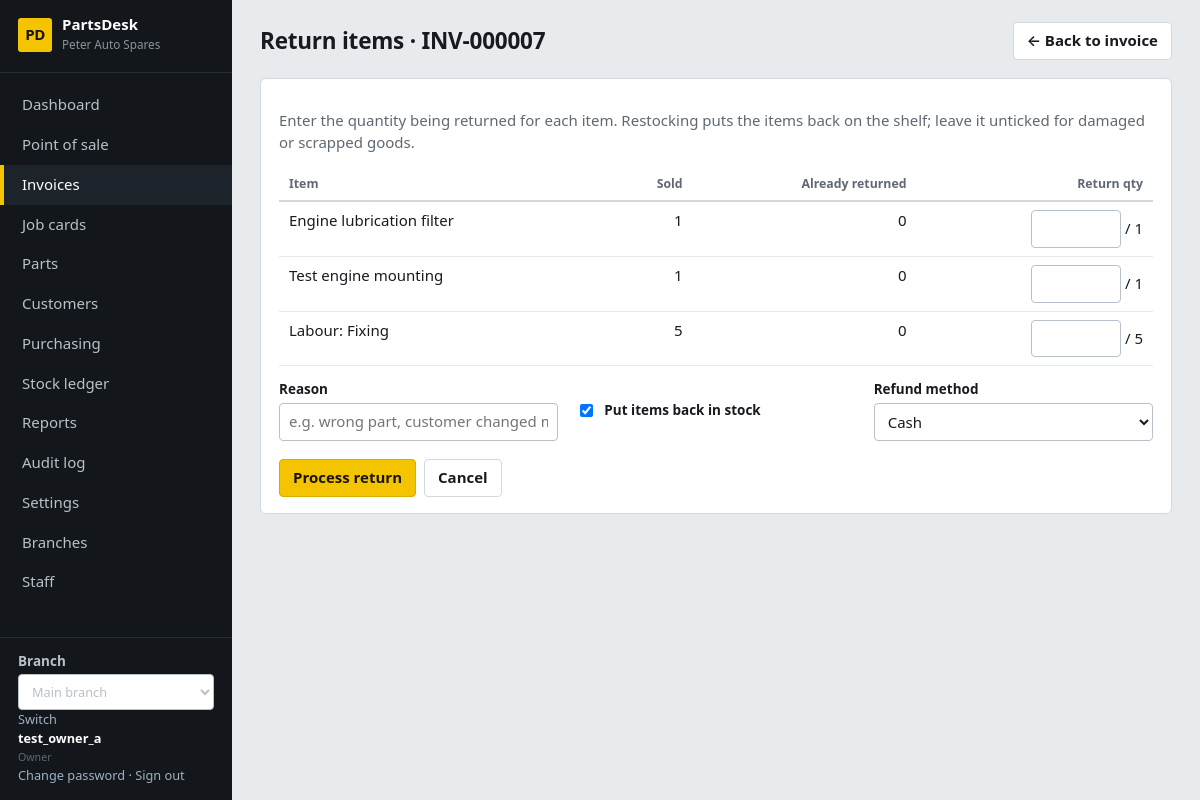
Screenshot of /sales/invoices/10/return/ (signed in) with the database file from the repository.
### core/models.py (models this page shows, shortened)
class ShopSettings(TrackedModel):
    tenant = models.OneToOneField(Tenant, on_delete=models.CASCADE, related_name="settings")
    shop_name = models.CharField(max_length=120, default="My Spare Parts Shop")
    address = models.TextField(blank=True)
    phone = models.CharField(max_length=60, blank=True)
    email = models.EmailField(blank=True)
    tax_id = models.CharField("Tax / TPIN number", max_length=60, blank=True)
    currency_symbol = models.CharField(max_length=8, default="$")
    tax_name = models.CharField(max_length=20, default="VAT")
    tax_rate = models.DecimalField("Tax rate %", max_digits=5, decimal_places=2, default=Decimal("0"))
    prices_include_tax = models.BooleanField(default=True, help_text="Untick if prices are entered before tax.")
    counter_max_discount = models.DecimalField(
        "Max discount % for counter staff", max_digits=5, decimal_places=2, default=Decimal("10"),
        help_text="Managers and the owner can exceed this.")
    default_labour_rate = models.DecimalField("Default labour rate per hour", max_digits=10, decimal_places=2, default=Decimal("0"))
    invoice_footer = models.CharField(max_length=200, blank=True, default="Thank you for your business.")
    class Meta:
        verbose_name_plural = "shop settings"
    @classmethod
    def get(cls, tenant):
        obj, _ = cls.objects.get_or_create(tenant=tenant)
        return obj

class User(AbstractUser):
    class Role(models.TextChoices):
        OWNER = "owner", "Owner"
        MANAGER = "manager", "Manager"
        COUNTER = "counter", "Counter sales"
        MECHANIC = "mechanic", "Mechanic"
        STOREKEEPER = "storekeeper", "Storekeeper"
    role = models.CharField(max_length=20, choices=Role.choices, default=Role.COUNTER)
    tenant = models.ForeignKey(Tenant, null=True, blank=True, on_delete=models.PROTECT, related_name="users")
    branches = models.ManyToManyField(Branch, blank=True, related_name="staff")
    @property
    def display_name(self):
        return self.get_full_name() or self.username

### sales/models.py (models this page shows, shortened)
class SaleLine(TrackedModel):
    sale = models.ForeignKey(Sale, on_delete=models.CASCADE, related_name="lines")
    part = models.ForeignKey(Part, null=True, blank=True, on_delete=models.PROTECT)  # null = labour / misc
    description = models.CharField(max_length=200)
    is_labour = models.BooleanField(default=False)
    quantity = models.DecimalField(max_digits=12, decimal_places=2)
    unit_price = models.DecimalField(max_digits=12, decimal_places=2)
    discount_pct = models.DecimalField(max_digits=5, decimal_places=2, default=Decimal("0"))
    unit_cost = models.DecimalField(max_digits=12, decimal_places=2, default=Decimal("0"))  # snapshot for profit
    returned_qty = models.DecimalField(max_digits=12, decimal_places=2, default=Decimal("0"))
    class Meta:
        ordering = ["id"]
    @property
    def returnable(self):
        return self.quantity - self.returned_qty

### sales/views.py (the view, shortened to what this page needs)
# urls.py: path("invoices/<int:pk>/return/", views.sale_return, name="sale_return"),
@role_required(MGMT)
def sale_return(request, pk):
    sale = get_object_or_404(Sale.objects.select_related("customer"), pk=pk, branch=request.branch)
    lines = list(sale.lines.all())
    return render(request, "sales/sale_return.html", {
        "page_title": f"Return items · {sale.number}", "sale": sale, "lines": lines,
        "methods": [m for m in Sale.Method.choices if m[0] != "credit"]})

### core/audit.py (called while the page is built)
@contextmanager
def audit_context(**values):
    token = _current.set(dict(_current.get(), **values))
    try:
        yield
    finally:
        _current.reset(token)

def metadata(request):
    try:
        address = str(ip_address(request.META.get('REMOTE_ADDR', '')))
    except ValueError:
        address = None
    match = request.resolver_match
    return dict(request_id=request.audit_request_id, ip_address=address,
                route=(match.view_name if match else 'unmatched')[:100], method=request.method[:10])

### core/context.py (called while the page is built)
def shop(request):
    if not request.user.is_authenticated:
        return {}
    if request.branch is None:
        return {"shop": None, "nav": [], "branches": [], "active_branch": None}
    items = []
    for label, name, roles in NAV:
        if roles is None or request.user.role in roles:
            url = reverse(name)
            active = request.path == url if url == "/" else request.path.startswith(url)
            items.append({"label": label, "url": url, "active": active})
    return {"shop": ShopSettings.get(request.tenant), "nav": items,
            "branches": allowed_branches(request.user), "active_branch": request.branch}

### core/models.py (called while the page is built)
    def save(self, *args, **kwargs):
        if not self._state.adding:
            raise ValueError("Audit records cannot be edited.")
        return super().save(*args, **kwargs)

### core/navigation.py (called while the page is built)
def page_back_link(request):
    if request is None or not request.user.is_authenticated:
        return None
    match = request.resolver_match
    name = match.url_name if match else None
    if name == 'dashboard':
        return None
    kwargs = {}
    if name == 'vehicle_create':
        if 'pk' in match.kwargs:
            target, label = 'customer_detail', 'Back to customer'
            kwargs = {'pk': match.kwargs['pk']}
        else:
            target, label = 'vehicle_list', 'Back to vehicles'
    elif name in RECORD_PARENTS:
        target, label = RECORD_PARENTS[name]
        kwargs = {'pk': match.kwargs['pk']}
    else:
        target, label = PARENTS.get(name, ('dashboard', 'Back to dashboard'))
    return {'url': reverse(target, kwargs=kwargs), 'label': label}

### core/templatetags/ui.py (called while the page is built)
@register.filter
def qty(value):
    return qty_str(value) if value is not None else ""

@register.simple_tag(takes_context=True)
def page_back_link(context):
    from core.navigation import page_back_link as destination
    return destination(context.get("request"))

### sales/models.py (called while the page is built)
    def get_absolute_url(self):
        return reverse("sale_detail", args=[self.pk])

### templates/sales/sale_return.html (shortened to what this page needs)
{% extends "base.html" %}{% load ui %}
{% block content %}<form method="post" class="card form">{% csrf_token %}
<p class="muted">Enter the quantity being returned for each item. Restocking puts the items back on the shelf; leave it unticked for damaged or scrapped goods.</p>
<div class="tablewrap"><table><thead><tr><th>Item</th><th class="num">Sold</th><th class="num">Already returned</th><th class="num">Return qty</th></tr></thead><tbody>
{% for l in lines %}<tr><td>{{ l.description }}</td><td class="num">{{ l.quantity|qty }}</td><td class="num">{{ l.returned_qty|qty }}</td>
<td class="num">{% if l.returnable > 0 %}<input type="number" step="any" min="0" max="{{ l.returnable }}" name="qty_{{ l.id }}" style="width:90px"><input type="hidden" name="unit_{{ l.id }}"> / {{ l.returnable|qty }}{% else %}—{% endif %}</td></tr>
{% endfor %}</tbody></table></div>
<div class="fields" style="margin-top:14px">
  <div class="field"><label>Reason</label><input name="reason" placeholder="e.g. wrong part, customer changed mind"></div>
  <div class="field check"><input type="checkbox" name="restock" id="restock" checked><label for="restock">Put items back in stock</label></div>
  <div class="field"><label>Refund method</label><select name="refund_method">{% for v, l in methods %}<option value="{{ v }}">{{ l }}</option>{% endfor %}</select></div>
</div>
<div class="btns"><button class="btn primary">Process return</button><a class="btn" href="{{ sale.get_absolute_url }}">Cancel</a></div></form>{% endblock %}

### templates/base.html (shortened to what this page needs)
{% load static ui %}<!doctype html>
<html lang="en">
<head>
<link rel="stylesheet" href="{% static 'css/app.css' %}">
</head>
<body data-print-log-url="{% url 'log_print_request' %}" {% if auto_print %}data-autoprint="1"{% endif %}>
<div class="app">
  <aside class="side no-print">
    <div class="brand"><span class="brand-mark">PD</span><div><strong>PartsDesk</strong><small>{{ shop.shop_name }}</small></div></div>
    <nav>{% for item in nav %}<a href="{{ item.url }}" class="{% if item.active %}on{% endif %}">{{ item.label }}</a>{% endfor %}</nav>
    <div class="who">
      {% if branches %}<form method="post" action="{% url 'switch_branch' %}">{% csrf_token %}
      <label for="branch-select">Branch</label><select id="branch-select" name="branch_id" onchange="this.form.submit()">
      {% for b in branches %}<option value="{{ b.pk }}" {% if b.pk == active_branch.pk %}selected{% endif %}>{{ b.name }}</option>{% endfor %}
      </select><button type="submit">Switch</button></form>{% endif %}
      <strong>{{ user.display_name }}</strong><small>{{ user.get_role_display }}</small><br>
      <a href="{% url 'password_change' %}">Change password</a> ·
      <form method="post" action="{% url 'logout' %}">{% csrf_token %}<button type="submit">Sign out</button></form>
    </div>
  </aside>
  <main class="main">
    <header class="top"><h1>{% block page_heading %}{{ page_title }}{% endblock %}</h1><div class="actions">{% page_back_link as back %}{% if back %}<a class="btn no-print" href="{{ back.url }}" aria-label="{{ back.label }}">&larr; {{ back.label }}</a>{% endif %}{% block actions %}{% endblock %}</div></header>
    {% block content %}{% endblock %}
  </main>
</div>
</body>
</html>

### static/css/app.css (style rules this page uses)
:root { --bg:#e8ebee; --panel:#fff; --ink:#171b20; --muted:#5f6873; --line:#d3d8de; --line-soft:#e6e9ed; --side:#13171b; --side-ink:#b8c0c9; --hi:#f5c400; --hi-ink:#1a1400; --ok:#1f7a3a; --warn:#a15c00; --bad:#b42323; --info:#1a5fb4; --mono:ui-monospace,SFMono-Regular,Menlo,Consolas,"Liberation Mono",monospace; }
* { box-sizing:border-box }
html { font-size:15px }
body { margin:0;background:var(--bg);color:var(--ink);font-family:"Segoe UI",system-ui,-apple-system,Roboto,"Helvetica Neue",Arial,sans-serif;line-height:1.45 }
a { color:var(--info);text-decoration:none }
h1,h2,h3 { margin:0;line-height:1.2 }
small,.muted { color:var(--muted) }
.num { text-align:right;font-variant-numeric:tabular-nums }
.app { display:grid;grid-template-columns:232px 1fr;min-height:100vh }
.side { background:var(--side);color:var(--side-ink);display:flex;flex-direction:column;padding:16px 0;position:sticky;top:0;height:100vh }
.brand { display:flex;gap:10px;align-items:center;padding:0 18px 18px;border-bottom:1px solid #262c33 }
.brand-mark { background:var(--hi);color:var(--hi-ink);font-weight:800;border-radius:3px;width:34px;height:34px;display:grid;place-items:center;letter-spacing:-.5px }
.brand strong { color:#fff;display:block;line-height:1.1 }
.brand small { color:#8a94a0;font-size:.78rem }
.side nav { display:flex;flex-direction:column;padding:12px 0;flex:1;overflow:auto }
.side nav a { color:var(--side-ink);padding:9px 18px;border-left:4px solid transparent;font-weight:500 }
.side nav a.on { border-left-color:var(--hi);background:#1d232a;color:#fff }
.who { padding:14px 18px 0;border-top:1px solid #262c33;font-size:.85rem }
.who strong { color:#fff;display:block }
.who a,.who button { color:#9fb0c2;background:none;border:0;padding:0;font:inherit;cursor:pointer }
.who form { display:inline }
.main { padding:22px 28px 40px;min-width:0 }
.top { display:flex;justify-content:space-between;align-items:center;gap:16px;margin-bottom:18px;flex-wrap:wrap }
.top h1 { font-size:1.5rem;letter-spacing:-.01em }
.actions { display:flex;gap:8px;flex-wrap:wrap }
.card { background:var(--panel);border:1px solid var(--line);border-radius:6px;padding:16px 18px;margin-bottom:16px }
.btn,button.btn { display:inline-flex;align-items:center;gap:6px;padding:7px 13px;border:1px solid var(--line);border-radius:4px;background:#fff;color:var(--ink);font:inherit;font-weight:600;cursor:pointer;text-decoration:none }
.btn.primary { background:var(--hi);border-color:#d9ac00;color:var(--hi-ink) }
input,select,textarea { font:inherit;color:inherit;padding:7px 9px;border:1px solid #b9c1ca;border-radius:4px;background:#fff;width:100%;min-width:0 }
input[type=checkbox] { width:auto }
label { font-weight:600;font-size:.9rem;display:block;margin-bottom:3px }
.form .fields { display:grid;grid-template-columns:repeat(auto-fit,minmax(260px,1fr));gap:14px 18px }
.field.check { display:flex;align-items:center;gap:8px }
.field.check label { margin:0;order:2 }
.btns { display:flex;gap:8px;margin-top:18px }
table { width:100%;border-collapse:collapse }
th { text-align:left;font-size:.82rem;color:var(--muted);font-weight:600;padding:7px 10px;border-bottom:2px solid var(--line);white-space:nowrap }
td { padding:8px 10px;border-bottom:1px solid var(--line-soft);vertical-align:top }
th.num,td.num { text-align:right }
.tablewrap { overflow-x:auto }

### rows the page displays
ShopSettings: shop_name "Peter Auto Spares"
User: display_name "test_owner_a", role "Owner"
SaleLine: description "Engine lubrication filter", quantity|qty "1", returned_qty|qty "0", returnable|qty "1"
SaleLine: description "Test engine mounting", quantity|qty "1", returned_qty|qty "0", returnable|qty "1"
SaleLine: description "Labour: Fixing", quantity|qty "5", returned_qty|qty "0", returnable|qty "5"

### other values shown
{{ item.label }} "Dashboard" "Point of sale" "Invoices" "Job cards" "Parts" "Customers" "Purchasing" "Stock ledger" "Reports" "Audit log" "Settings" "Branches" "Staff"
{{ page_title }} "Return items · INV-000007"
{{ back.label }} "Back to invoice"
form field branch_id "Main branch"
form field refund_method "Cash"
